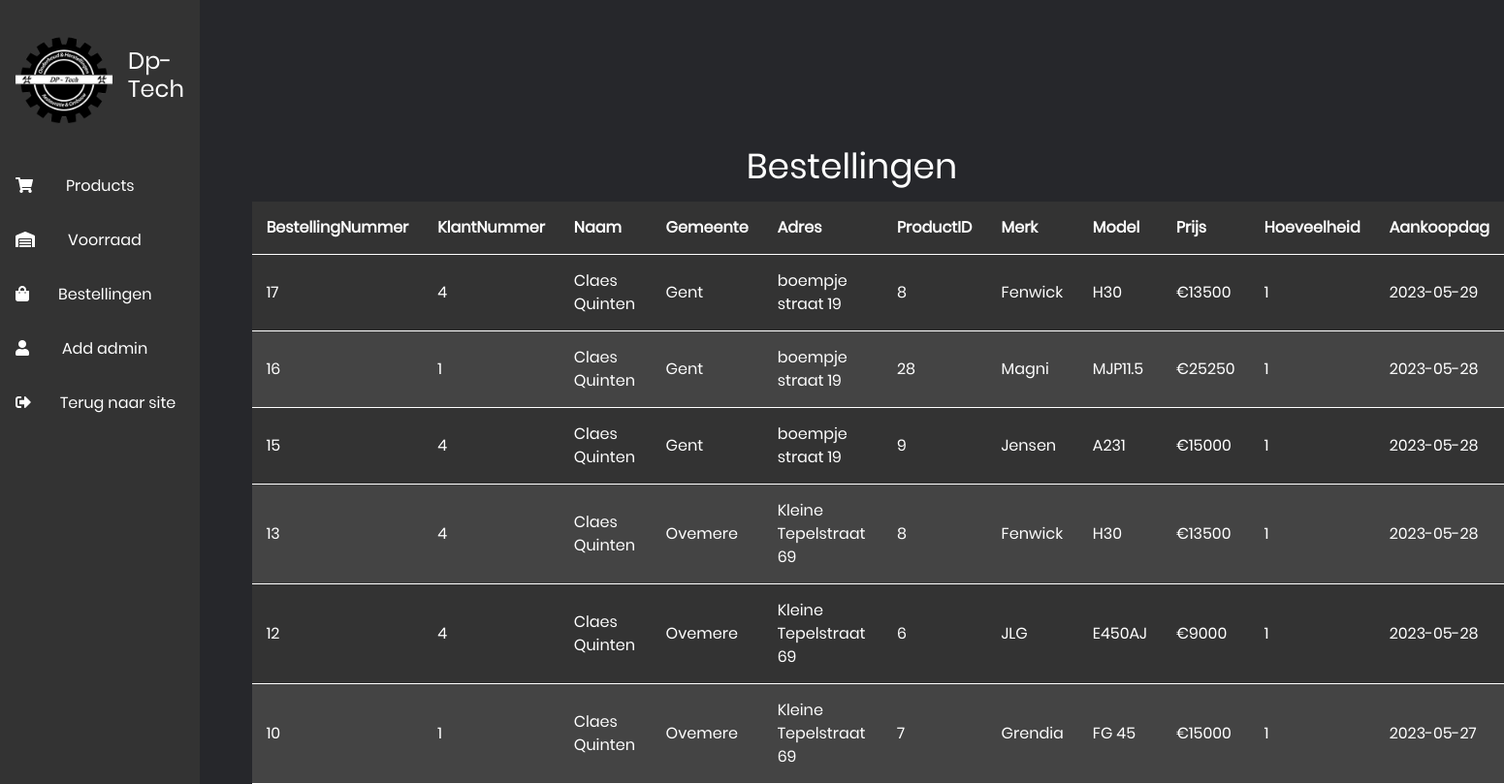
The app's page /bestellingen.php with its own data.
### tables this page shows
CREATE TABLE `bestellingen` (
  `BestellingNummer` int(11) NOT NULL,
  `KlantNummer` int(11) NOT NULL,
  `Naam` varchar(30) NOT NULL,
  `Email` varchar(100) NOT NULL,
  `Postcode` varchar(5) NOT NULL,
  `Gemeente` varchar(50) NOT NULL,
  `Adres` varchar(50) NOT NULL,
  `ProductID` int(11) NOT NULL,
  `Merk` varchar(50) NOT NULL,
  `Model` varchar(50) NOT NULL,
  `Prijs` int(11) NOT NULL,
  `Hoeveelheid` int(11) NOT NULL,
  `Aankoopdag` date NOT NULL
);

### bestellingen.php (the view, shortened to what this page needs)
<!DOCTYPE html>
<html lang ="en">
  <head>
    <link
      href="https://cdn.jsdelivr.net/npm/bootstrap@5.3.0-alpha1/dist/css/bootstrap.min.css"
      rel="stylesheet"
    />
    <link rel="stylesheet" href="https://use.fontawesome.com/releases/v5.15.1/css/all.css">
    <link rel="stylesheet" href="style2.css"/>
  </head>
  <body>
  <?php
 include_once "include/dbh_inc.php";
 include_once "adminpanel.php";
  ?>
<main class="content">
    <div class="container">
    <h2>Bestellingen</h2>
    </div>
    <?php
       $query = "SELECT * FROM bestellingen ORDER BY BestellingNummer DESC";
       $result = mysqli_query($conn, $query);
       echo "<table class='table-bestelling'>";
       echo "<thead>";
       echo "<tr>";
       echo "<th>BestellingNummer</th>";
       echo "<th>KlantNummer</th>";
       echo "<th>Naam</th>";
       echo "<th>Gemeente</th>";
       echo "<th>Adres</th>";
       echo "<th>ProductID</th>";
       echo "<th>Merk</th>";
       echo "<th>Model</th>";
       echo "<th>Prijs</th>";
       echo "<th>Hoeveelheid</th>";
       echo "<th>Aankoopdag</th>";
       echo "</tr>";
       echo "</thead>";
       echo "<tbody>";
       while ($row = mysqli_fetch_assoc($result)) {
           echo "<tr>";
           echo "<td>" . $row['BestellingNummer'] . "</td>";
           echo "<td>" . $row['KlantNummer'] . "</td>";
           echo "<td>" . $row['Naam'] . "</td>";
           echo "<td>" . $row['Gemeente'] . "</td>";
           echo "<td>" . $row['Adres'] . "</td>";
           echo "<td>" . $row['ProductID'] . "</td>";
           echo "<td>" . $row['Merk'] . "</td>";
           echo "<td>" . $row['Model'] . "</td>";
           echo '<td>€' . $row['Prijs'] . '</td>';
           echo "<td>" . $row['Hoeveelheid'] . "</td>";
           echo "<td>" . $row['Aankoopdag'] . "</td>";
           echo "</tr>";
       }
       echo "</tbody>";
       echo "</table>";
     ?>
     </div>
  </body>
</html>

### style2.css (style rules this page uses)
* { padding: 0; margin: 0; box-sizing: border-box; list-style: none; text-decoration: none; font-family: "Poppins"; }
body { background-color: #26272b; }
main { width: 100%; }
h2 { text-align: center; margin-top: 150px; font-size: 36px; color: white; }
table { background-color: #333; color:#fff; margin-top: 15px; }
.table-bestelling { margin-left: 4%; }
table th { font-weight: 800; }
table th,td { padding: 15px; border-bottom: 1px solid white; }
table tr:nth-child(even) { background-color: #444; }

### records on screen
bestellingen: BestellingNummer "17", KlantNummer "4", Naam "Claes Quinten", Gemeente "Gent", Adres "boempje straat 19", ProductID "8", Merk "Fenwick", Model "H30", Prijs "13500", Hoeveelheid "1", Aankoopdag "2023-05-29"
bestellingen: BestellingNummer "16", KlantNummer "1", Naam "Claes Quinten", Gemeente "Gent", Adres "boempje straat 19", ProductID "28", Merk "Magni", Model "MJP11.5", Prijs "25250", Hoeveelheid "1", Aankoopdag "2023-05-28"
bestellingen: BestellingNummer "15", KlantNummer "4", Naam "Claes Quinten", Gemeente "Gent", Adres "boempje straat 19", ProductID "9", Merk "Jensen", Model "A231", Prijs "15000", Hoeveelheid "1", Aankoopdag "2023-05-28"
bestellingen: BestellingNummer "13", KlantNummer "4", Naam "Claes Quinten", Gemeente "Ovemere", Adres "Kleine Tepelstraat 69", ProductID "8", Merk "Fenwick", Model "H30", Prijs "13500", Hoeveelheid "1", Aankoopdag "2023-05-28"
bestellingen: BestellingNummer "12", KlantNummer "4", Naam "Claes Quinten", Gemeente "Ovemere", Adres "Kleine Tepelstraat 69", ProductID "6", Merk "JLG", Model "E450AJ", Prijs "9000", Hoeveelheid "1", Aankoopdag "2023-05-28"
bestellingen: BestellingNummer "10", KlantNummer "1", Naam "Claes Quinten", Gemeente "Ovemere", Adres "Kleine Tepelstraat 69", ProductID "7", Merk "Grendia", Model "FG 45", Prijs "15000", Hoeveelheid "1", Aankoopdag "2023-05-27"
